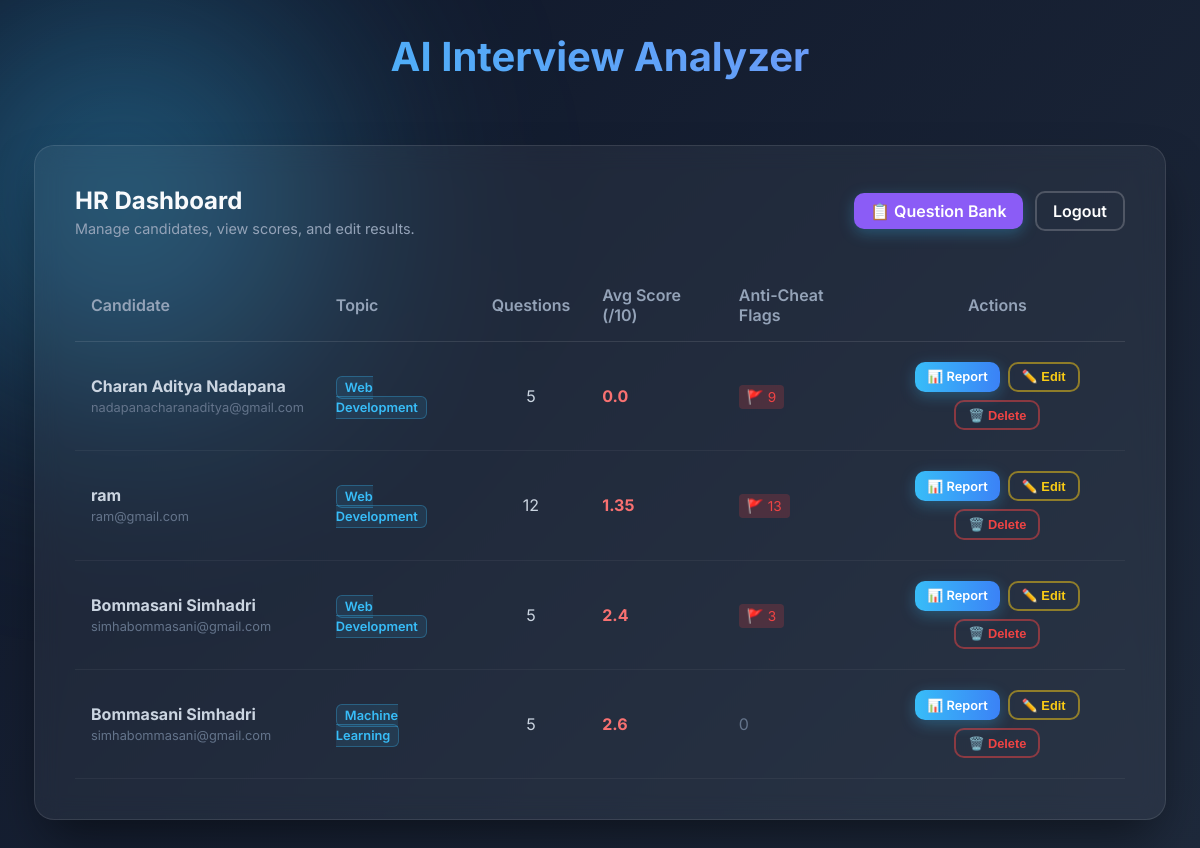
/dashboard (signed in), run on the app's committed database.
### tables this page shows
CREATE TABLE Candidates (
            candidate_id INTEGER PRIMARY KEY AUTOINCREMENT,
            name TEXT NOT NULL,
            email TEXT NOT NULL UNIQUE,
            interview_date TIMESTAMP DEFAULT CURRENT_TIMESTAMP
        );

### app.py (the view)
@app.route('/dashboard')
def dashboard():
    if session.get('user') != 'hr':
        return redirect(url_for('index'))
    conn = get_db()
    c = conn.cursor()
    c.execute('''
        SELECT c.candidate_id, c.name, c.email, q.topic,
               COUNT(r.response_id) as questions_answered,
               ROUND(AVG(r.final_score), 2) as overall_score,
               SUM(r.focus_violations) as total_violations
        FROM Candidates c
        JOIN Responses r ON c.candidate_id = r.candidate_id
        JOIN Questions q ON r.question_id = q.question_id
        GROUP BY c.candidate_id, c.name, q.topic
        ORDER BY MAX(r.response_id) DESC
    ''')
    responses = c.fetchall()
    return render_template('dashboard.html', responses=responses)

### database.py (called while the page is built)
def get_db():
    conn = sqlite3.connect(DATABASE)
    conn.row_factory = sqlite3.Row
    return conn

### templates/dashboard.html (shortened to what this page needs)
{% extends 'layout.html' %}
{% block content %}
<div class="glass-panel" style="max-width: 1050px; width: 100%;">
    <div style="display: flex; justify-content: space-between; align-items: center; margin-bottom: 2rem;">
        <div>
            <h2 style="margin: 0; color: #f8fafc;">HR Dashboard</h2>
            <p style="margin: 0.3rem 0 0 0; color: var(--text-muted); font-size: 0.9rem;">Manage candidates, view scores, and edit results.</p>
        </div>
        <div>
            <a href="/manage_questions" class="btn" style="padding: 0.5rem 1rem; margin-right: 0.5rem; background: #8b5cf6;">📋 Question Bank</a>
            <a href="/" class="btn btn-outline" style="padding: 0.5rem 1rem; border-color: rgba(255,255,255,0.2); color: #fff;">Logout</a>
        </div>
    </div>
    <div style="overflow-x: auto;">
        <table id="candidateTable" style="width: 100%; border-collapse: collapse; text-align: left; color: #cbd5e1;">
            <thead>
                <tr style="border-bottom: 1px solid rgba(255,255,255,0.1);">
                    <th style="padding: 1rem; font-weight: 600; color: #94a3b8;">Candidate</th>
                    <th style="padding: 1rem; font-weight: 600; color: #94a3b8;">Topic</th>
                    <th style="padding: 1rem; font-weight: 600; color: #94a3b8; text-align: center;">Questions</th>
                    <th style="padding: 1rem; font-weight: 600; color: #94a3b8;">Avg Score (/10)</th>
                    <th style="padding: 1rem; font-weight: 600; color: #94a3b8;">Anti-Cheat Flags</th>
                    <th style="padding: 1rem; font-weight: 600; color: #94a3b8; text-align: center;">Actions</th>
                </tr>
            </thead>
            <tbody>
                {% for row in responses %}
                <tr id="row-{{ row.candidate_id }}-{{ row.topic | replace(' ', '_') }}"
                    style="border-bottom: 1px solid rgba(255,255,255,0.05); transition: background 0.3s;"
                    onmouseover="this.style.background='rgba(255,255,255,0.02)'"
                    onmouseout="this.style.background='transparent'">
                    <td style="padding: 1.25rem 1rem;">
                        <strong>{{ row.name }}</strong><br>
                        <span style="font-size: 0.8rem; color: #64748b;">{{ row.email }}</span>
                    </td>
                    <td style="padding: 1.25rem 1rem;">
                        <span style="background: rgba(56,189,248,0.1); color: #38bdf8; border: 1px solid rgba(56,189,248,0.3); padding: 3px 8px; border-radius: 6px; font-size: 0.8rem; font-weight: 600;">
                            {{ row.topic }}
                        </span>
                    </td>
                    <td style="padding: 1.25rem 1rem; text-align: center;">{{ row.questions_answered }}</td>
                    <td style="padding: 1.25rem 1rem; font-weight: 700;
                        color: {% if row.overall_score >= 7 %}#4ade80{% elif row.overall_score >= 4 %}#facc15{% else %}#f87171{% endif %};">
                        {{ row.overall_score }}
                    </td>
                    <td style="padding: 1.25rem 1rem;">
                        {% if row.total_violations > 0 %}
                            <span style="font-size: 0.85rem; color: #ef4444; background: rgba(239,68,68,0.2); padding: 4px 8px; border-radius: 4px;">
                                🚩 {{ row.total_violations }}
                            </span>
                        {% else %}
                            <span style="color: #64748b;">0</span>
                        {% endif %}
                    </td>
                    <td style="padding: 1.25rem 1rem; text-align: center;">
                        <div style="display: flex; gap: 0.5rem; justify-content: center; flex-wrap: wrap;">
                            <a href="/report/{{ row.candidate_id }}/{{ row.topic }}" class="btn"
                               style="padding: 0.35rem 0.75rem; font-size: 0.8rem;">📊 Report</a>
                            <button class="btn btn-outline edit-btn"
                                style="padding: 0.35rem 0.75rem; font-size: 0.8rem; border-color: rgba(250,204,21,0.5); color: #facc15;"
                                data-id="{{ row.candidate_id }}"
                                data-name="{{ row.name }}"
                                data-topic="{{ row.topic }}">
                                ✏️ Edit
                            </button>
                            <button class="btn btn-outline delete-btn"
                                style="padding: 0.35rem 0.75rem; font-size: 0.8rem; border-color: rgba(239,68,68,0.5); color: #ef4444;"
                                data-id="{{ row.candidate_id }}"
                                data-name="{{ row.name }}"
                                data-topic="{{ row.topic }}">
                                🗑️ Delete
                            </button>
                        </div>
                    </td>
                </tr>
                {% else %}
                <tr>
                    <td colspan="6" style="padding: 3rem; text-align: center; color: #64748b;">
                        No candidate responses yet. Candidates will appear here after completing an interview.
                    </td>
                </tr>
                {% endfor %}
            </tbody>
        </table>
    </div>
</div>
{% endblock %}

### templates/layout.html (shortened to what this page needs)
<!DOCTYPE html>
<html lang="en">
<head>
    <link rel="stylesheet" href="https://cdnjs.cloudflare.com/ajax/libs/codemirror/5.65.13/codemirror.min.css">
    <link rel="stylesheet" href="https://cdnjs.cloudflare.com/ajax/libs/codemirror/5.65.13/theme/dracula.min.css">
</head>
<body>
    <header>
        <h1>AI Interview Analyzer</h1>
    </header>
    <main>
        {% block content %}{% endblock %}
    </main>
</body>
</html>

### templates/layout.html (style rules this page uses)
:root { --bg-grad: linear-gradient(135deg, #0f172a 0%, #1e293b 100%); --glass-bg: rgba(255, 255, 255, 0.05); --glass-border: rgba(255, 255, 255, 0.1); --accent: #38bdf8; --accent-glow: rgba(56, 189, 248, 0.5); --text-main: #f8fafc; --text-muted: #94a3b8; }
body { font-family: 'Inter', sans-serif; background: var(--bg-grad); color: var(--text-main); min-height: 100vh; margin: 0; display: flex; flex-direction: column; overflow-x: hidden; position: relative; }
body::before { content: ''; position: absolute; top: -20vh; left: -20vw; width: 60vw; height: 60vw; background: radial-gradient(circle, var(--accent-glow) 0%, transparent 60%); z-index: -1; filter: blur(100px); }
header { padding: 2rem; text-align: center; }
header h1 { margin: 0; font-size: 2.5rem; font-weight: 700; background: -webkit-linear-gradient(45deg, #38bdf8, #818cf8); -webkit-background-clip: text; -webkit-text-fill-color: transparent; }
main { flex: 1; display: flex; align-items: center; justify-content: center; padding: 2rem; }
.glass-panel { background: var(--glass-bg); border: 1px solid var(--glass-border); border-radius: 20px; padding: 2.5rem; backdrop-filter: blur(12px); -webkit-backdrop-filter: blur(12px); box-shadow: 0 25px 50px -12px rgba(0, 0, 0, 0.5); width: 100%; max-width: 600px; transition: transform 0.3s ease, box-shadow 0.3s ease; }
.btn { background: linear-gradient(90deg, #38bdf8 0%, #3b82f6 100%); color: white; border: none; padding: 0.75rem 1.5rem; border-radius: 10px; font-size: 1rem; font-weight: 600; cursor: pointer; transition: all 0.3s ease; box-shadow: 0 4px 15px rgba(56, 189, 248, 0.3); display: inline-flex; align-items: center; justify-content: center; text-decoration: none; }
.btn-outline { background: transparent; border: 2px solid var(--accent); color: var(--accent); box-shadow: none; }

### data on the page
Candidates: name "Charan Aditya Nadapana", email "nadapanacharanaditya@gmail.com", topic "Web Development", questions_answered "5", overall_score "0.0", total_violations "9"
Candidates: name "ram", email "ram@gmail.com", topic "Web Development", questions_answered "12", overall_score "1.35", total_violations "13"
Candidates: name "Bommasani Simhadri", email "simhabommasani@gmail.com", topic "Web Development", questions_answered "5", overall_score "2.4", total_violations "3", topic "Machine Learning", overall_score "2.6", shows "0"
